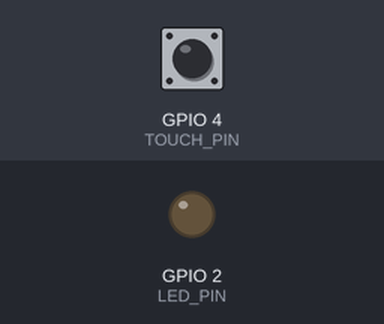
Bench run of a sketch on a simulated ESP32. On the bench: output pins drawn as LEDs (lit = HIGH). The inputs (shaded band) are chosen by the test bench; at power-on: GPIO 4 (TOUCH_PIN) HIGH. What the sketch prints to the serial monitor is not drawn.

Above: at 0.0 s.
At 1.1 s:
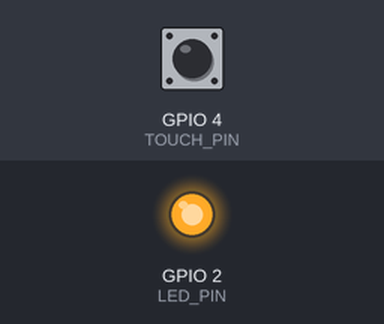
Timing chart, 0 to 2.6 s (numbered marks = the images above):
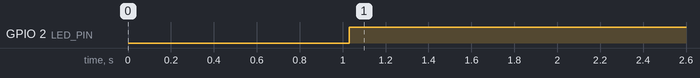

The sketch:

ex04.ino
```cpp
#define TOUCH_PIN 4
#define LED_PIN 2
#define THRESHOLD 500
#define DEBOUNCE_DELAY 30

bool ledState = false;
bool lastTouchState = false;

void setup() {
  Serial.begin(115200);
  delay(1000);
  pinMode(LED_PIN, OUTPUT);
  digitalWrite(LED_PIN, ledState);
}

void loop() {
  int touchValue = touchRead(TOUCH_PIN);
  bool currentTouchState = (touchValue < THRESHOLD);

  Serial.print("Touch Value: ");
  Serial.println(touchValue);

  // 检测上升沿（从未触摸变为触摸）
  if (currentTouchState == true && lastTouchState == false) {
    delay(DEBOUNCE_DELAY);           // 防抖延时
    // 延时后再次读取，确认仍然触摸
    if (touchRead(TOUCH_PIN) < THRESHOLD) {
      ledState = !ledState;
      digitalWrite(LED_PIN, ledState);
      Serial.print("LED Toggled -> ");
      Serial.println(ledState);
    }
  }

  lastTouchState = currentTouchState; // 更新上一次状态
  delay(50);
}
```

Measured:
- by itself, GPIO 2 (LED_PIN): LOW → HIGH at 1.0 s
